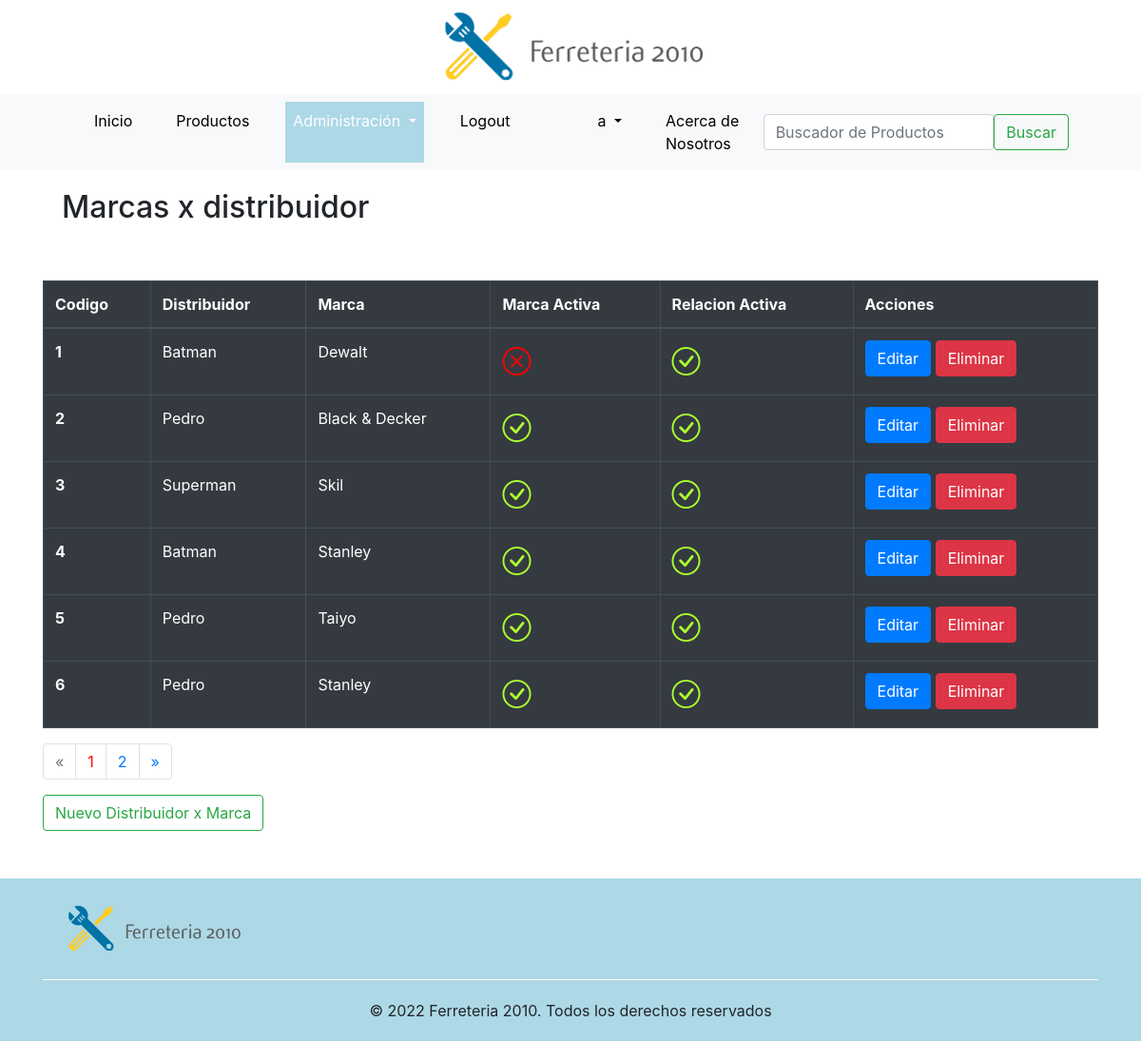
Screenshot of /dist-marca/dist-marca/ (signed in) with the database file from the repository.
### dist_marca/models.py (models this page shows, shortened)
class Distribuidores_marcas(models.Model):
    marca = models.ForeignKey(Marcas, on_delete=models.CASCADE, related_name='nombre_marca')
    distribuidor = models.ForeignKey(Distribuidores, on_delete=models.CASCADE, related_name='nombre')
    active = models.BooleanField(default=True)
    class Meta:
        verbose_name = 'Distribuidores x marca'
        verbose_name_plural = 'Distribuidores x marcas'

### distribuidores/models.py (models this page shows, shortened)
class Distribuidores(models.Model):
    razon_social = models.CharField(max_length=200)
    direccion = models.CharField(max_length=100)
    localidad = models.CharField(max_length=100)
    pais = models.CharField(max_length=100)
    telefono = models.CharField(max_length=100)
    mail = models.CharField(max_length=100)
    web = models.CharField(max_length=100)
    cuit = models.IntegerField(unique=True)
    descripcion = models.CharField(max_length=200, blank=True, default='')
    active = models.BooleanField(default=True)
    class Meta:
        verbose_name = 'Distribuidor'
        verbose_name_plural = 'Distribuidores'

### marcas/models.py (models this page shows, shortened)
class Marcas(models.Model):
    nombre = models.CharField(max_length=100, unique=True)
    descripcion = models.CharField(max_length=200, blank=True, default='')
    active = models.BooleanField(default=True)
    class Meta:
        verbose_name = 'Marca'
        verbose_name_plural = 'Marcas'

### dist_marca/views.py (the view)
# urls.py: path('dist-marca/', list_distribuidor_marca, name='list_distribuidor_marca'),
def list_distribuidor_marca(request):
    if request.user.is_authenticated:
        distribuidores_m = Distribuidores_marcas.objects.all().order_by('id')
        context = paginator(request, distribuidores_m, 6)
        return render(request, 'dist_marca/list_dist_marca.html', context=context)
    else:
        return redirect('index')

### django_base/functions.py (called while the page is built)
def usuario_logueado(request):
    if request.user.is_authenticated:
        username  = request.user.username
        id_usuario = User.objects.filter(username__icontains = username).values('id')
        lista_grupo = list(Group.objects.filter(user__in = id_usuario).values_list('name', flat=True))
        for grupo in lista_grupo:
            if grupo == 'Ferreteria':
                return True
            else:
                return False
    else:
        return False

def paginator(request, object, item):
    grupo = usuario_logueado(request)
    pag = request.GET.get('page', 1)
    paginator = Paginator(object, item)
    try:
        resultados = paginator.page(pag)
    except PageNotAnInteger:
        resultados = paginator.page(1)
    except EmptyPage:
        resultados = paginator.page(paginator.num_pages)
    context = {'object_list':resultados, 'grupo':grupo}
    return context

### templates/dist_marca/list_dist_marca.html (shortened to what this page needs)
{% extends 'base.html' %}
{% load static %}
{% block nav_administracion_activo %}active{% endblock %}
{% block contenido %}
<div class="titulo_seccion"><h2>Marcas x distribuidor</h2></div>
<div class="table-responsive-sm">
<table class="table table-hover table-dark table-bordered">
    <thead>
      <tr>
        <th scope="col">Codigo</th>
        <th scope="col">Distribuidor</th>
        <th scope="col">Marca</th>
        <th scope="col">Marca Activa</th>
        <th scope="col">Relacion Activa</th>
        <th scope="col">Acciones</th>
      </tr>
    </thead>
    <tbody>
        {% for objeto in object_list %}
            <tr>
            <th scope="row">{{objeto.id}}</th>
            <td>{{ objeto.distribuidor.razon_social }}</td>
            <td>{{ objeto.marca.nombre }}</td>
            {% if objeto.marca.active == True %}
                <td><i class="bi bi-check-circle" style="text-align:right; font-size:30px; color:greenyellow"></i></td>
            {% else %}
                <td><i class="bi bi-x-circle" style="text-align:right; font-size:30px; color:red"></i></td>
            {% endif %}
            {% if objeto.active == True %}
                <td><i class="bi bi-check-circle" style="text-align:right; font-size:30px; color:greenyellow"></i></td>
            {% else %}
                <td><i class="bi bi-x-circle" style="text-align:right; font-size:30px; color:red"></i></td>
            {% endif %}
            <td>
                <a href="/dist-marca/update/{{objeto.id}}" class="btn btn-primary">Editar</a>
                <a href="/dist-marca/delete/{{objeto.id}}" class="btn btn-danger">Eliminar</a></td>
            </tr>
        {% endfor%}
    </tbody>
  </table>
  <div class="pagination" >
    {% if object_list.has_other_pages %}
    <nav>
      <ul class="pagination justify-content-center">
        {% if object_list.has_previous %}
          <li class="page-item">
            <a class="page-link" href="?page={{ object_list.previous_page_number }}" aria-label="Anterior">
              <span aria-hidden="true">&laquo;</span>
            </a>
          </li>
        {% else %}
          <li class="page-item disabled">
              <span class="page-link" aria-hidden="true">&laquo;</span>
          </li>
        {% endif %}
        {% for p in object_list.paginator.page_range %}
          {% if object_list.number == p %}
            <li class="page-item"><a class="page-link" style="color: red;" href="#">{{ p }}</a></li>
          {% else %}
            <li class="page-item"><a class="page-link" href="?page={{ p }}">{{ p }}</a></li>
          {% endif %}
        {% endfor %}
        {% if object_list.has_next %}
          <li class="page-item">
            <a class="page-link" href="?page={{ object_list.next_page_number }}" aria-label="Siguiente">
              <span aria-hidden="true">&raquo;</span>
            </a>
          </li>
        {% else %}
          <li class="page-item disabled">
            <span class="page-link" aria-hidden="true">&raquo;</span>
          </li>
        {% endif %}
    </ul>
    </nav>
  {% endif %}
</div>
</div>
  <a href="/dist-marca/create/" class="btn btn-outline-success">Nuevo Distribuidor x Marca</a></td>
{% endblock %}

### templates/base.html (shortened to what this page needs)
<!DOCTYPE html>
<html lang="en">
<head>
    {% load static %}
    <link rel="stylesheet" href="https://cdn.jsdelivr.net/npm/bootstrap@4.6.1/dist/css/bootstrap.min.css">
    <link rel="stylesheet" href="https://cdn.jsdelivr.net/npm/bootstrap-icons@1.8.3/font/bootstrap-icons.css">
    <link rel="stylesheet" href="{% static 'assets/css/custom.css' %}">
  </head>
<body>
  <div class="logo"><a href="\" style="cursor: auto;"><img src="{% static 'assets/images/logo.png' %}" alt="Ferreteria 2010" width="300px"></a></div>
  <header style="background-color:#f8f9fa">
    <div class="container" >
        <nav class="navbar navbar-expand-lg bg-light">
            <div class="container-fluid">
              <div class="collapse navbar-collapse" id="navbarSupportedContent">
                <ul class="navbar-nav me-auto mb-2 mb-lg-0">
                  <li class="nav-item {% block nav_inicio_activo %}{% endblock %}">
                    <a class="nav-link" aria-current="page" href="\">Inicio</a>
                  </li>
                  <li class="nav-item {% block nav_productos_activo %}{% endblock %}">
                    <a class="nav-link" href="/productos/">Productos</a>
                  </li>
                  {% if grupo == True %}
                  <li class="nav-item dropdown {% block nav_administracion_activo %}{% endblock %}">
                    <a class="nav-link dropdown-toggle" href="#" id="navbarDropdown" role="button" data-bs-toggle="dropdown" aria-expanded="false">
                      Administración
                    </a>
                  </li>
                  {% endif %}
                  {% if request.user.is_authenticated %}
                  <li class="nav-item {% block nav_logout_activo %}{% endblock %}">
                    <a class="nav-link" href="/accounts/logout/">Logout</a>
                  </li>
                  <li class="nav-item {% block nav_usuario %}{% endblock %}">
                    <a class="nav-link" href="/accounts/profile/"></a>
                  </li>
                  <li class="nav-item dropdown {% block nav_usuario_activo %}{% endblock %}">
                    <a class="nav-link dropdown-toggle" href="#" id="navbarDropdown" role="button" data-bs-toggle="dropdown" aria-expanded="false">
                      {{request.user.username}}
                    </a>
                  </li>
                  {% endif %}
                  <li class="nav-item {% block nav_about_activo %}{% endblock %}">
                    <a class="nav-link" aria-current="page" href="about">Acerca de Nosotros</a>
                  </li>
                </ul>
              </div>
              <div>
                <form class="d-flex" role="search" action = "/productos/search-product/" method="GET">
                  <input class="form-control me-2" type="text" placeholder="Buscador de Productos" aria-label="Search"  name = 'search'>
                  <button class="btn btn-outline-success" type="submit">Buscar</button>
                </form>
              </div>
            </div>
        </nav>
    </div>
  </header>
  <div class="container" style="overflow: hidden;">
    {% block contenido %}
    {% endblock %}
  </div>
  <footer class="footer">
    <div class="container">
      <div class="row align-items-start" style="margin: 20px 0px;">
        <div class="col">
          <img src="{% static 'assets/images/logo.png' %}" alt="Ferreteria 2010" width="200px">
        </div>
      </div>
      <div style="text-align: center; padding: 20px 0px; border-top: 1px solid #fff;">
        © 2022  Ferreteria 2010. Todos los derechos reservados
      </div>
    </div>
  </footer>
</body>
</html>

### productos/static/assets/css/custom.css (style rules this page uses)
.titulo_seccion { border-radius: 1px solid #cecece; padding: 20px; margin-bottom: 30px; }
.logo { width: 100%; text-align: center; }
.navbar-nav .active { background-color:lightblue; }
.navbar-nav li { margin: 0px 15px }
.navbar-nav a { color: #000; }
.navbar-nav .active a { color: #fff; }
.footer { background-color:lightblue; overflow: hidden; margin-top: 50px; }

### rows the page displays
Distribuidores_marcas: id "1", distribuidor.razon_social "Batman", marca.nombre "Dewalt", active True (drawn)
Distribuidores_marcas: id "2", distribuidor.razon_social "Pedro", marca.nombre "Black & Decker", active True (drawn)
Distribuidores_marcas: id "3", distribuidor.razon_social "Superman", marca.nombre "Skil", active True (drawn)
Distribuidores_marcas: id "4", distribuidor.razon_social "Batman", marca.nombre "Stanley", active True (drawn)
Distribuidores_marcas: id "5", distribuidor.razon_social "Pedro", marca.nombre "Taiyo", active True (drawn)
Distribuidores_marcas: id "6", distribuidor.razon_social "Pedro", marca.nombre "Stanley", active True (drawn)

### other values shown
{{ request.user.username }} "a"
{{ p }} "1"
{{ p }} "2"
